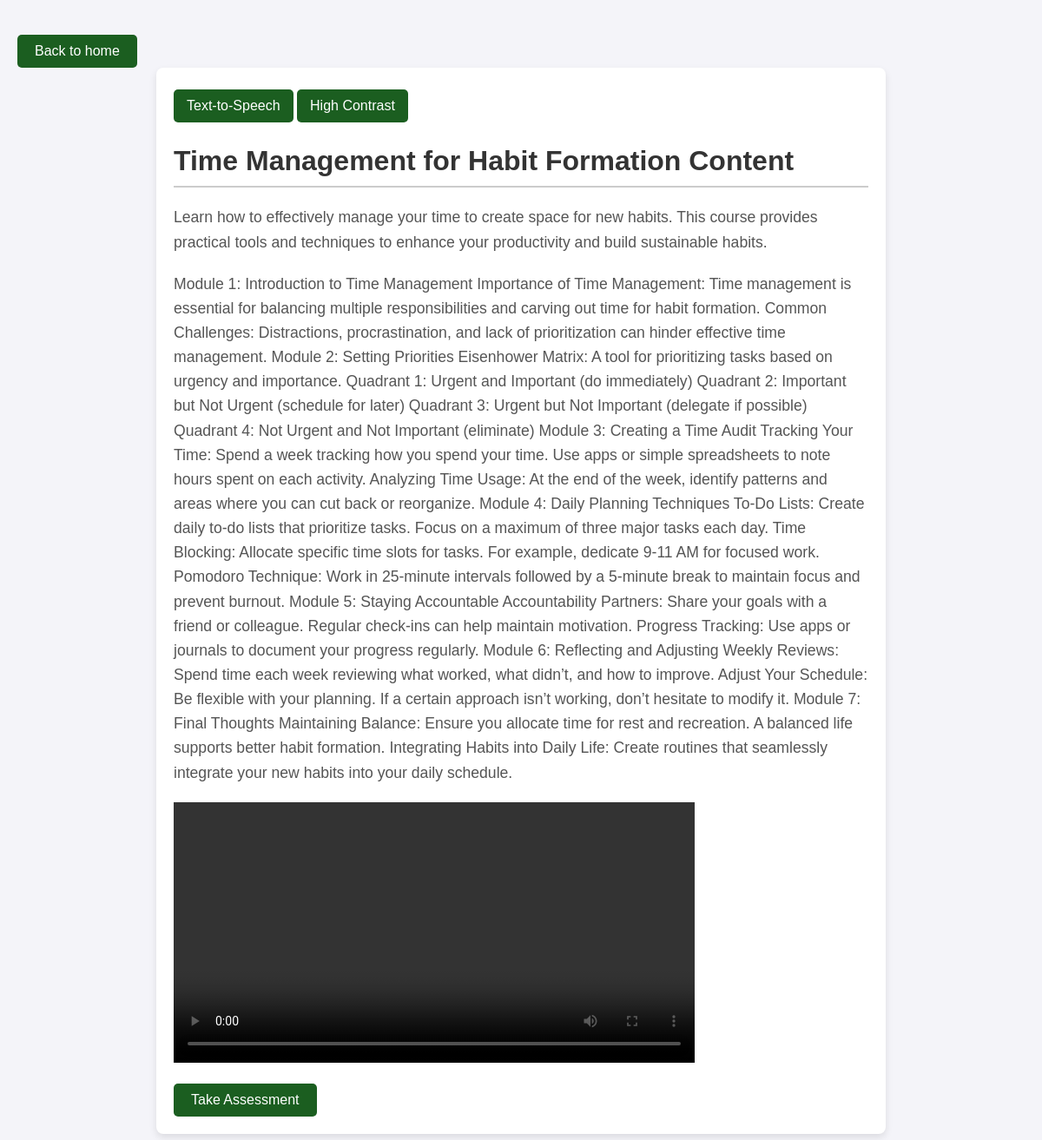
The app's page /course_content/2 (signed in) with its own data.
### tables this page shows
CREATE TABLE CourseContent (
        content_id INTEGER PRIMARY KEY AUTOINCREMENT,
        course_id INTEGER NOT NULL,
        title TEXT NOT NULL,
        description TEXT,
        content_type TEXT CHECK(content_type IN ('Video', 'PDF', 'Assignment')),
        content_url TEXT,
        upload_date TEXT DEFAULT CURRENT_TIMESTAMP,
        content_learning TEXT NOT NULL,
        frequency TEXT CHECK(frequency IN ('Daily', 'Weekly')),
        start_date TEXT,
        end_date TEXT,
        status TEXT CHECK(status IN ('Active', 'Inactive')),
        completion_percentage INTEGER DEFAULT 0,
        user_id INTEGER NOT NULL,  -- Added user_id for referencing Users table
        FOREIGN KEY(user_id) REFERENCES Users(user_id) ON DELETE CASCADE
    );

### Main.py (the view)
@app.route('/course_content/<int:content_id>', methods=['GET'])
def course_content(content_id):
    if 'user_id' not in session:
        flash('You need to log in first.')
        return redirect(url_for('login'))
    conn = get_db_connection()
    cursor = conn.cursor()
    cursor.execute('''
        SELECT * FROM CourseContent WHERE content_id = ?
    ''', (content_id,))
    content1 = cursor.fetchone()
    conn.close()
    return render_template('course_content.html', content=content1, user=session)

### Main.py (called while the page is built)
def get_db_connection():
    conn = sqlite3.connect('habit_tracker.db',timeout=10)
    conn.row_factory = sqlite3.Row  # To fetch rows as dictionaries
    return conn

### templates/course_content.html (shortened to what this page needs)
<!DOCTYPE html>
<html lang="en">
<head>
</head>
<body>
    <a href="{{ url_for('index') }}" class="button">Back to home</a>
    <div class="content-container">
        <div class="accessibility-controls">
            <button onclick="toggleTextToSpeech()">Text-to-Speech</button>
            <button onclick="toggleContrast()">High Contrast</button>
        </div>
        {% if content %}
            <h1>{{ content['title'] }} Content</h1>
            <p>{{ content['description'] }}</p>
            <p class="text-to-speak">{{content['content_learning']}}</p>
            {% if 'youtube.com' in content['content_url'] %}
                <iframe width="600" height="400"
                        src="https://www.youtube.com/embed/{{ content['content_url'].split('v=')[1] }}"
                        frameborder="0" allow="accelerometer; autoplay; encrypted-media; gyroscope; picture-in-picture"
                        title="Video tutorial on setting goals in HabitQuest"
                        aria-label="Video tutorial on setting goals in HabitQuest"
                        allowfullscreen>
                </iframe>
            {% else %}
                <video width="600" controls>
                    <source src="{{ content['content_url'] }}" type="video/mp4">
                </video>
            {% endif %}
 <br>
            <a href="{{ url_for('assessment', content_id=content['content_id']) }}">Take Assessment</a>
        {% else %}
            <p>Content not found.</p>
        {% endif %}
    </div>
</body>
</html>

### templates/course_content.html (style rules this page uses)
body { font-family: Arial, sans-serif; margin: 20px; color: #333; background-color: #f4f4f9; }
h1 { font-size: 2em; color: #333; border-bottom: 2px solid #ccc; padding-bottom: 10px; margin-bottom: 20px; }
p { font-size: 1.1em; line-height: 1.6; margin-bottom: 20px; color: #555; }
button, select { display: inline-block; padding: 10px 15px; font-size: 1em; color: #fff; background-color: #1B5E20; border: none; border-radius: 5px; cursor: pointer; transition: background-color 0.3s ease, transform 0.2s ease; margin: 5px 0; }
.content-container { max-width: 800px; margin: 0 auto; padding: 20px; background-color: #fff; border-radius: 8px; box-shadow: 0 4px 8px rgba(0, 0, 0, 0.1); }
a { display: inline-block; padding: 10px 20px; font-size: 1em; color: #fff; background-color: #1B5E20; text-decoration: none; border-radius: 5px; transition: background-color 0.3s ease; margin-top: 20px; }

### records on screen
CourseContent: title "Time Management for Habit Formation", description "Learn how to effectively manage your time to create space for new habits. This course provides practical tools and techniques to enhance your productivity and build sustainable habits.", content_learning "Module 1: Introduction to Time Management Importance of Time Management: Time management is essential for balancing multiple responsibilities and carving out time for habit formation. Common Challenges: Distractions, procrastination, and lack of prioritization can hinder effective time management. Module 2: Setting Priorities Eisenhower Matrix: A tool for prioritizing tasks based on urgency and importance. Quadrant 1: Urgent and Important (do immediately) Quadrant 2: Important but Not Urgent (schedule for later) Quadrant 3: Urgent but Not Important (delegate if possible) Quadrant 4: Not Urgent and Not Important (eliminate) Module 3: Creating a Time Audit Tracking Your Time: Spend a week…"
